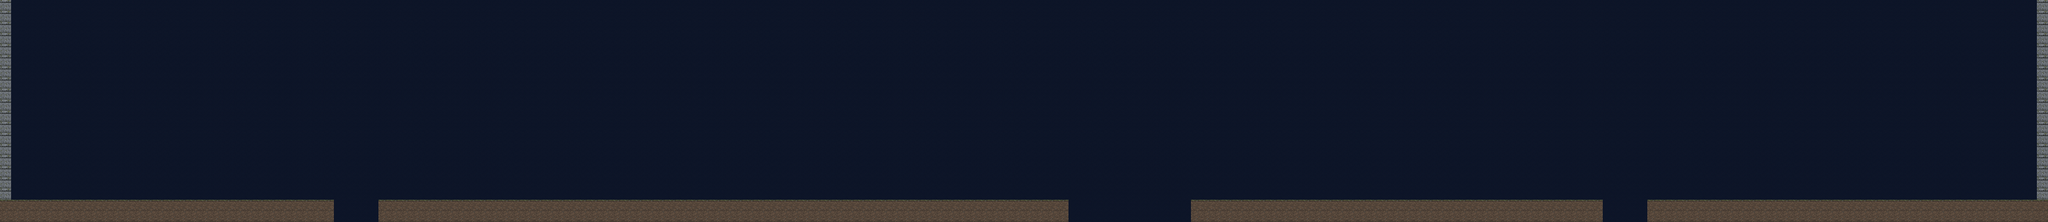

This game map was drawn from its Tiled (.tmx) file and the tilesets committed beside it. A one-line description and the trimmed map source follow:
An orthogonal 184x20 tile map with 16x16 px tiles, 3 tile layers (Background, Ground, Walls) and 11 objects (playerSpawn, moving-platform, platformEnd, hazard-01, hazard-02, ...).

<map version="1.10" tiledversion="1.12.2" orientation="orthogonal" renderorder="right-down" width="184" height="20" tilewidth="16" tileheight="16" infinite="0" nextlayerid="6" nextobjectid="26">
 <editorsettings>
  <export target="level-03.json" format="json" />
 </editorsettings>
 <tileset firstgid="1" name="greybox" tilewidth="16" tileheight="16" tilecount="4" columns="4">
  <image source="../tilesets/outdoor-tiles.png" width="64" height="16" />
 </tileset>
 <layer id="1" name="Background" width="184" height="20">
  <data>[3680 cells, 3680 non-empty, 1 distinct tile ids]</data>
 </layer>
 <layer id="2" name="Ground" width="184" height="20">
  <data>[3680 cells, 330 non-empty, 2 distinct tile ids]</data>
 </layer>
 <layer id="3" name="Walls" width="184" height="20">
  <data>[3680 cells, 36 non-empty, 1 distinct tile ids]</data>
 </layer>
 <objectgroup id="4" name="Objects">
  <object id="14" name="playerSpawn" x="64" y="272">
   <point />
  </object>
  <object id="17" name="moving-platform" x="1504" y="272" width="48" height="8" />
  <object id="19" name="platformEnd" x="1744" y="276">
   <point />
  </object>
 </objectgroup>
 <objectgroup id="5" name="Triggers">
  <object id="1" name="hazard-01" x="480" y="304" width="64" height="16" />
  <object id="2" name="hazard-02" x="1536" y="304" width="176" height="16" />
  <object id="3" name="hazard-03" x="2304" y="304" width="64" height="16" />
  <object id="12" name="cp-03-01" x="96" y="240" width="32" height="48" />
  <object id="13" name="cp-03-02" x="1784" y="240" width="32" height="48" />
  <object id="20" name="chase-start" x="2080" y="224" width="32" height="64" />
  <object id="21" name="chase-end" x="2800" y="224" width="48" height="64" />
  <object id="25" name="finish" x="2864" y="224" width="48" height="64" />
 </objectgroup>
</map>
